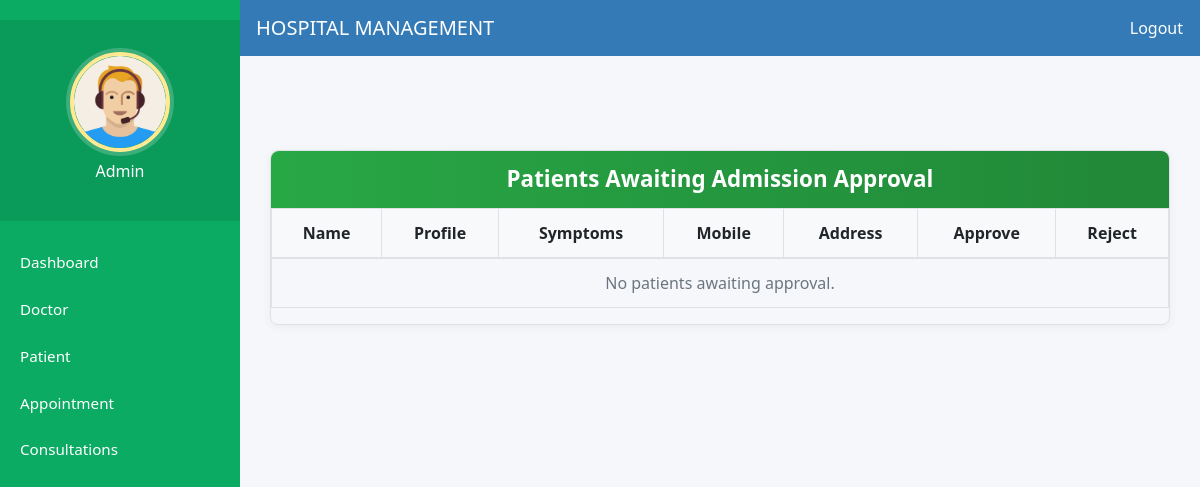
The app's page /admin-approve-patient/ (signed in), older data.
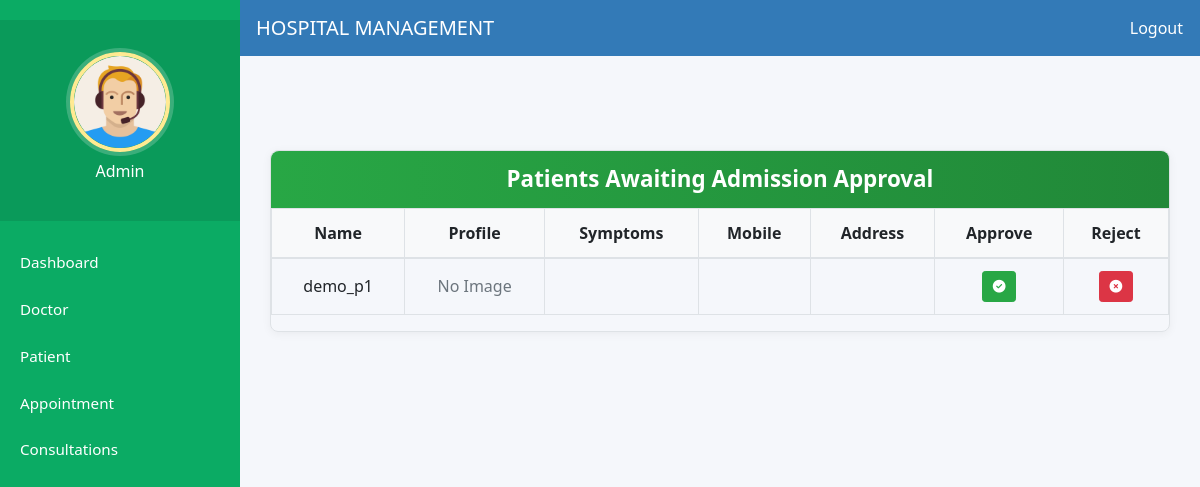
The same page, newer data.
### hospital/models.py (models this page shows, shortened)
class Patient(models.Model):
    user = models.OneToOneField(User, on_delete=models.CASCADE)
    address = models.TextField(blank=True)
    mobile = models.CharField(max_length=15, blank=True)
    symptoms = models.TextField(blank=True)
    profile_pic = models.ImageField(upload_to='profile_pics/', blank=True, null=True)
    assignedDoctorId = models.ForeignKey(Doctor, on_delete=models.SET_NULL, null=True, blank=True)
    created_at = models.DateTimeField(auto_now_add=True)
    status = models.BooleanField(default=False)  # Admin approval

### hospital/views.py (the view)
# urls.py: path('admin-approve-patient/', views.admin_approve_patient_view, name='admin-approve-patient'),
@login_required(login_url="adminlogin")
@user_passes_test(is_admin)
def admin_approve_patient_view(request):
    patients = (
        Patient.objects.filter(status=False)
        .filter(dischargedetails__isnull=True)
        .select_related("user")
        .order_by("-id")
    )
    logger.info(
        "admin_approve_patient_view pending_count=%s",
        patients.count(),
        extra={"path": request.path, "user": request.user.username},
    )
    return render(
        request,
        "hospital/admin_approve_patient.html",
        {"patients": patients},
    )

### hospital/views.py (called while the page is built)
def is_admin(user):
    return user.is_superuser or user.is_staff

### templates/hospital/admin_approve_patient.html (shortened to what this page needs)
{% extends 'hospital/admin_base.html' %}
{% load static %}
{% block content %}
<div class="container">
  <div class="panel">
    <div class="panel-heading">
      <h2 class="panel-title">Patients Awaiting Admission Approval</h2>
    </div>
    <div class="table-responsive">
      <table class="table table-hover table-bordered">
        <thead>
          <tr>
            <th>Name</th>
            <th>Profile</th>
            <th>Symptoms</th>
            <th>Mobile</th>
            <th>Address</th>
            <th>Approve</th>
            <th>Reject</th>
          </tr>
        </thead>
        <tbody>
          {% for p in patients %}
          <tr>
            <td>
              {% if p.user %}
                {{ p.user.get_full_name|default:p.user.username }}
              {% else %}
                <span class="text-muted">N/A</span>
              {% endif %}
            </td>
            <td>
              {% if p.profile_pic %}
              <img src="{{ p.profile_pic.url }}" alt="Profile Picture" class="profile-pic">
              {% else %}
              <span class="text-muted">No Image</span>
              {% endif %}
            </td>
            <td>{{ p.symptoms }}</td>
            <td>{{ p.mobile }}</td>
            <td>{{ p.address }}</td>
            <td>
              <a href="{% url 'approve-patient' p.id %}" class="btn btn-success btn-xs" title="Approve">
                <i class="fas fa-check-circle"></i>
              </a>
            </td>
            <td>
              <a href="{% url 'reject-patient' p.id %}" class="btn btn-danger btn-xs" title="Reject">
                <i class="fas fa-times-circle"></i>
              </a>
            </td>
          </tr>
          {% empty %}
          <tr>
            <td colspan="7" class="text-center text-muted">No patients awaiting approval.</td>
          </tr>
          {% endfor %}
        </tbody>
      </table>
    </div>
  </div>
</div>
{% endblock content %}

Row changes from the older to the newer data that the page shows:
added Patient: user.get_full_name "demo_p1", profile_pic "No Image"
Text that changed along with them:
text no longer shown: "No patients awaiting approval."
